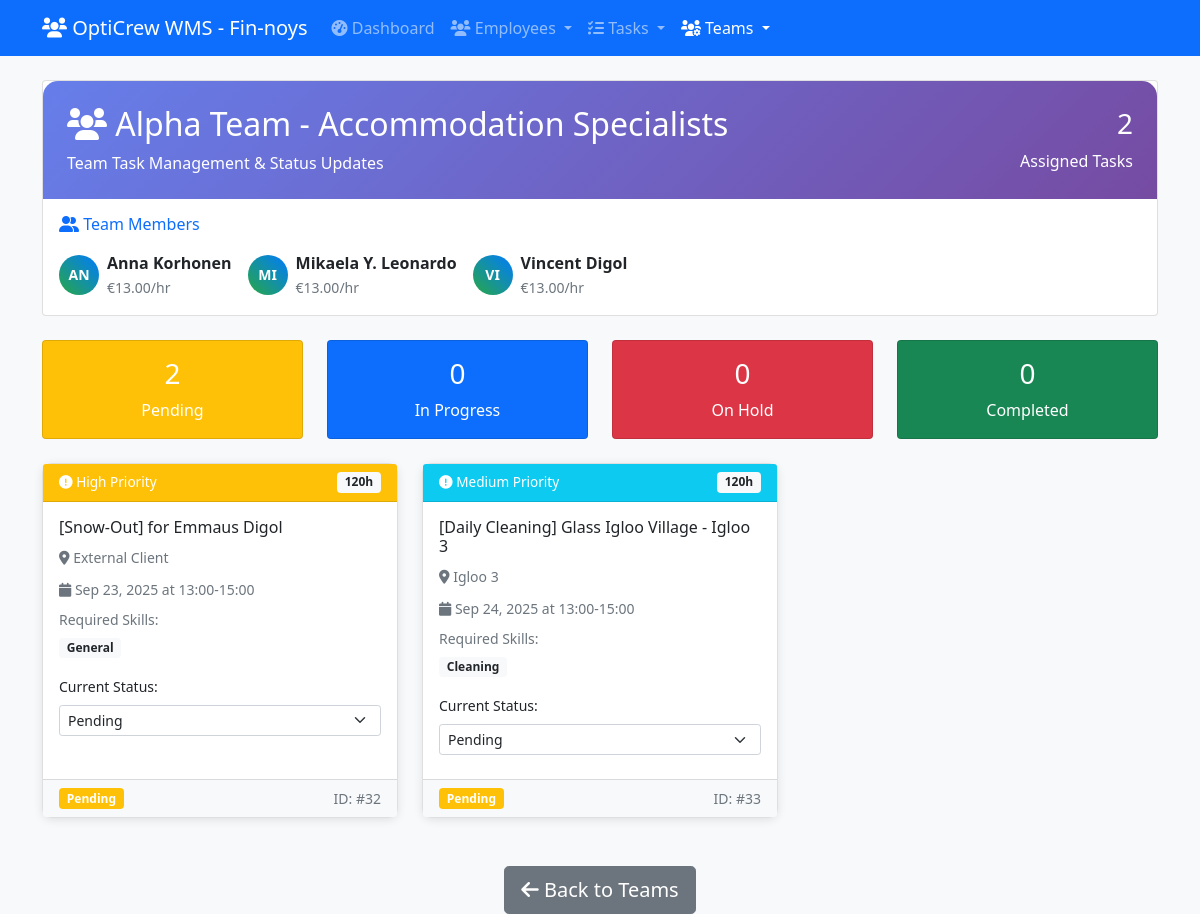
The page /team_tasks.php?team_id=1 on the database as committed earlier.
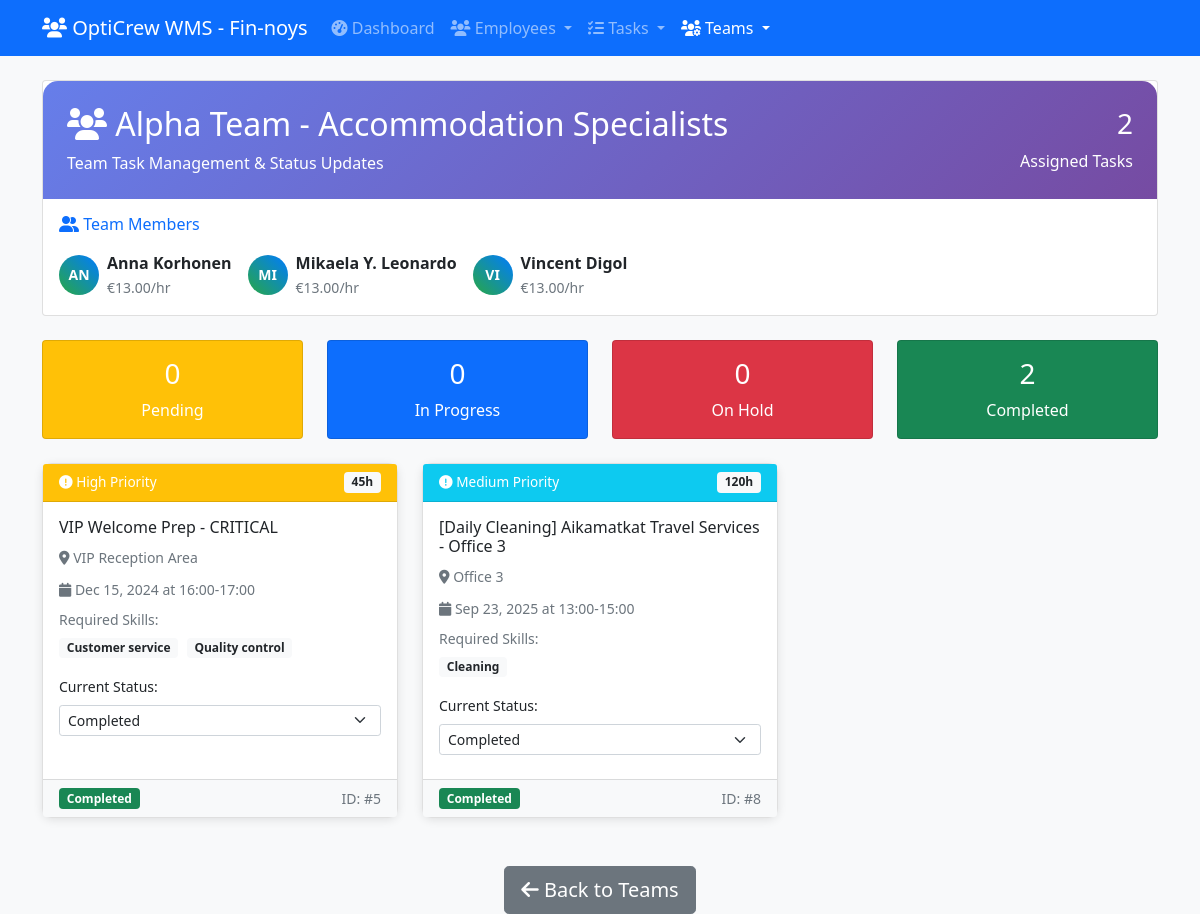
The same page on the database as committed later.
### tables this page shows
CREATE TABLE `employees` (
  `id` int(11) NOT NULL,
  `name` varchar(255) NOT NULL,
  `skills` longtext DEFAULT NULL CHECK (json_valid(`skills`)),
  `hourly_rate` decimal(10,2) DEFAULT NULL,
  `pay_period` varchar(50) DEFAULT NULL,
  `max_hours_per_3weeks` int(11) DEFAULT NULL,
  `trial_period_months` int(11) DEFAULT NULL,
  `collective_agreement` varchar(255) DEFAULT NULL,
  `insurance` text DEFAULT NULL,
  `start_date` date DEFAULT NULL,
  `end_date` date DEFAULT NULL,
  `principal_duties` text DEFAULT NULL,
  `created_at` timestamp NOT NULL DEFAULT current_timestamp()
);

CREATE TABLE `tasks` (
  `id` int(11) NOT NULL,
  `title` varchar(255) NOT NULL,
  `required_skills` longtext DEFAULT NULL CHECK (json_valid(`required_skills`)),
  `estimated_duration` int(11) DEFAULT NULL,
  `priority_level` varchar(50) DEFAULT NULL,
  `scheduled_date` date DEFAULT NULL,
  `time_slot` varchar(50) DEFAULT NULL,
  `location` varchar(255) DEFAULT NULL,
  `team_id` int(11) DEFAULT NULL,
  `status` varchar(50) DEFAULT 'pending',
  `created_at` timestamp NOT NULL DEFAULT current_timestamp()
);

### team_tasks.php (the view, shortened to what the changed rows need)
<?php
$db = getDB();
$team_id = isset($_GET['team_id']) ? intval($_GET['team_id']) : 0;
$team_stmt = $db->prepare("SELECT * FROM teams WHERE id = ?");
$team_stmt->execute([$team_id]);
$team = $team_stmt->fetch(PDO::FETCH_ASSOC);
$members_query = "
    SELECT e.* FROM employees e
    JOIN team_members tm ON e.id = tm.employee_id
    WHERE tm.team_id = ?
    ORDER BY e.name
";
$members = $db->prepare($members_query);
$members->execute([$team_id]);
$team_members = $members->fetchAll(PDO::FETCH_ASSOC);
$tasks_query = "
    SELECT * FROM tasks
    WHERE team_id = ?
    ORDER BY
        CASE priority_level
            WHEN 'urgent' THEN 1
            WHEN 'high' THEN 2
            WHEN 'medium' THEN 3
            WHEN 'low' THEN 4
        END,
        scheduled_date ASC,
        created_at DESC
";
$tasks_stmt = $db->prepare($tasks_query);
$tasks_stmt->execute([$team_id]);
$tasks = $tasks_stmt->fetchAll(PDO::FETCH_ASSOC);
$status_colors = [
    'pending' => 'warning',
    'in_progress' => 'primary',
    'on_hold' => 'danger',
    'completed' => 'success'
];
$priority_colors = [
    'urgent' => 'danger',
    'high' => 'warning',
    'medium' => 'info',
    'low' => 'success'
];
?>
<!DOCTYPE html>
<html lang="en">
<head>
    <link href="https://cdn.jsdelivr.net/npm/bootstrap@5.1.3/dist/css/bootstrap.min.css" rel="stylesheet">
    <link href="https://cdnjs.cloudflare.com/ajax/libs/font-awesome/6.0.0/css/all.min.css" rel="stylesheet">
</head>
<body>
    <div class="container mt-4">
        <div class="card mb-4">
            <div class="team-header p-4">
                <div class="row align-items-center">
                    <div class="col-md-8">
                        <h2><i class="fas fa-users"></i> <?php echo htmlspecialchars($team['team_name']); ?></h2>
                    </div>
                </div>
            </div>
            <div class="card-body">
                <div class="d-flex flex-wrap gap-3">
                    <?php foreach ($team_members as $member): ?>
                    <div class="d-flex align-items-center">
                        <div class="member-avatar me-2">
                            <?php echo strtoupper(substr($member['name'], 0, 2)); ?>
                        </div>
                        <div>
                            <strong><?php echo htmlspecialchars($member['name']); ?></strong><br>
                            <small class="text-muted">€<?php echo $member['hourly_rate']; ?>/hr</small>
                        </div>
                    </div>
                    <?php endforeach; ?>
                </div>
            </div>
        </div>
        <div class="row mb-4">
            <?php
            $status_counts = array_count_values(array_column($tasks, 'status'));
            $status_labels = [
                'pending' => 'Pending',
                'in_progress' => 'In Progress',
                'on_hold' => 'On Hold',
                'completed' => 'Completed'
            ];
            ?>
            <?php foreach ($status_labels as $status => $label): ?>
            <div class="col-md-3">
                <div class="card bg-<?php echo $status_colors[$status]; ?> text-white text-center p-3">
                    <h3><?php echo $status_counts[$status] ?? 0; ?></h3>
                    <p class="mb-0"><?php echo $label; ?></p>
                </div>
            </div>
            <?php endforeach; ?>
        </div>
        <div class="row">
            <?php if (empty($tasks)): ?>
            <div class="col-12">
                <div class="card task-card p-5 text-center">
                    <i class="fas fa-tasks fa-3x text-muted mb-3"></i>
                    <h4 class="text-muted">No Tasks Assigned</h4>
                    <p class="text-muted">This team has no tasks assigned yet.</p>
                    <a href="add_task.php" class="btn btn-primary">
                        <i class="fas fa-plus"></i> Add Task
                    </a>
                </div>
            </div>
            <?php else: ?>
                <?php foreach ($tasks as $task):
                    $required_skills = json_decode($task['required_skills'], true);
                ?>
                <div class="col-md-6 col-lg-4 mb-4">
                    <div class="card task-card h-100">
                        <div class="card-header bg-<?php echo $priority_colors[$task['priority_level']]; ?> text-white">
                            <div class="d-flex justify-content-between align-items-center">
                                <span class="task-priority">
                                    <i class="fas fa-exclamation-circle"></i>
                                    <?php echo ucfirst($task['priority_level']); ?> Priority
                                </span>
                                <span class="badge bg-light text-dark">
                                    <?php echo $task['estimated_duration']; ?>h
                                </span>
                            </div>
                        </div>
                        <div class="card-body">
                            <h6 class="card-title"><?php echo htmlspecialchars($task['title']); ?></h6>
                            <div class="mb-2">
                                <small class="text-muted">
                                    <i class="fas fa-map-marker-alt"></i> <?php echo htmlspecialchars($task['location']); ?>
                                </small>
                            </div>
                            <?php if ($task['scheduled_date']): ?>
                            <div class="mb-2">
                                <small class="text-muted">
                                    <i class="fas fa-calendar"></i>
                                    <?php echo date('M j, Y', strtotime($task['scheduled_date'])); ?>
                                    <?php if ($task['time_slot']): ?>
                                        at <?php echo $task['time_slot']; ?>
                                    <?php endif; ?>
                                </small>
                            </div>
                            <?php endif; ?>
                            <div class="mb-3">
                                <small class="text-muted d-block mb-1">Required Skills:</small>
                                <?php foreach ($required_skills as $skill): ?>
                                <span class="badge bg-light text-dark me-1"><?php echo ucfirst(str_replace('_', ' ', $skill)); ?></span>
                                <?php endforeach; ?>
                            </div>
                            <form method="POST" class="status-update-form">
                                <div class="mb-2">
                                    <label class="form-label small">Current Status:</label>
                                    <select name="new_status" class="form-select form-select-sm"
                                            onchange="this.form.submit()">
                                        <option value="pending" <?php echo $task['status'] == 'pending' ? 'selected' : ''; ?>>
                                            Pending
                                        </option>
                                        <option value="completed" <?php echo $task['status'] == 'completed' ? 'selected' : ''; ?>>
                                            Completed
                                        </option>
                                    </select>
                                </div>
                            </form>
                        </div>
                        <div class="card-footer bg-light">
                            <div class="d-flex justify-content-between align-items-center">
                                <span class="badge bg-<?php echo $status_colors[$task['status']]; ?>">
                                    <?php echo ucfirst(str_replace('_', ' ', $task['status'])); ?>
                                </span>
                                <small class="text-muted">
                                    ID: #<?php echo $task['id']; ?>
                                </small>
                            </div>
                        </div>
                    </div>
                </div>
                <?php endforeach; ?>
            <?php endif; ?>
        </div>
    </div>
</body>
</html>

Rows that differ between the two databases and show on the page:
removed tasks: priority_level "High", estimated_duration "120", title "[Snow-Out] for Emmaus Digol", location "External Client", scheduled_date "Sep 23, 2025", time_slot "13:00-15:00", required_skills "General", new_status "Pending", status "Pending", id "32"
removed tasks: priority_level "Medium", estimated_duration "120", title "[Daily Cleaning] Glass Igloo Village - Igloo 3", location "Igloo 3", scheduled_date "Sep 24, 2025", time_slot "13:00-15:00", required_skills "Cleaning", new_status "Pending", status "Pending", id "33"
now on this page (row edited): tasks: priority_level "High", estimated_duration "45", title "VIP Welcome Prep - CRITICAL", location "VIP Reception Area", scheduled_date "Dec 15, 2024", time_slot "16:00-17:00", required_skills "Customer service", required_skills "Quality control", new_status "Completed", status "Completed", id "5"
added tasks: priority_level "Medium", estimated_duration "120", title "[Daily Cleaning] Aikamatkat Travel Services - Office 3", location "Office 3", scheduled_date "Sep 23, 2025", time_slot "13:00-15:00", required_skills "Cleaning", new_status "Completed", status "Completed", id "8"
Other text that changed with them:
new list line: "0 Pending"
new list line: "2 Completed"
list line gone: "2 Pending"
list line gone: "0 Completed"
